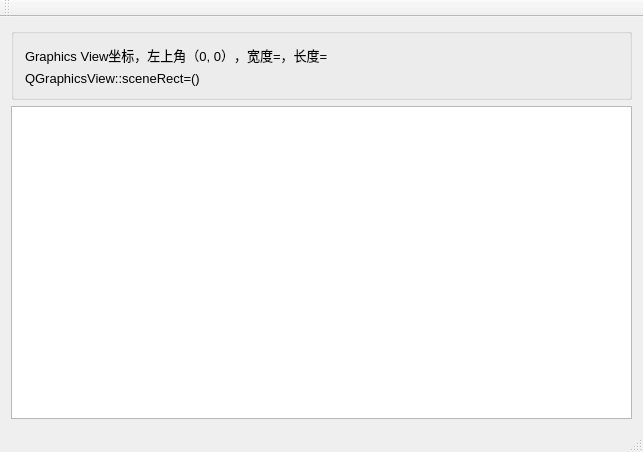
<?xml version="1.0" encoding="UTF-8"?>
<ui version="4.0">
 <class>MainWindow</class>
 <widget class="QMainWindow" name="MainWindow">
  <property name="geometry">
   <rect>
    <x>0</x>
    <y>0</y>
    <width>643</width>
    <height>452</height>
   </rect>
  </property>
  <property name="windowTitle">
   <string>MainWindow</string>
  </property>
  <widget class="QWidget" name="centralWidget">
   <layout class="QVBoxLayout" name="verticalLayout_2">
    <item>
     <widget class="QGroupBox" name="groupBox">
      <property name="title">
       <string/>
      </property>
      <layout class="QVBoxLayout" name="verticalLayout">
       <item>
        <widget class="QLabel" name="LabViewSize">
         <property name="font">
          <font>
           <pointsize>10</pointsize>
          </font>
         </property>
         <property name="text">
          <string>Graphics View坐标，左上角（0, 0），宽度=，长度=</string>
         </property>
        </widget>
       </item>
       <item>
        <widget class="QLabel" name="LabSceneRect">
         <property name="font">
          <font>
           <pointsize>10</pointsize>
          </font>
         </property>
         <property name="text">
          <string>QGraphicsView::sceneRect=()</string>
         </property>
        </widget>
       </item>
      </layout>
     </widget>
    </item>
    <item>
     <widget class="QWGraphicsView" name="View"/>
    </item>
   </layout>
  </widget>
  <widget class="QMenuBar" name="menuBar">
   <property name="geometry">
    <rect>
     <x>0</x>
     <y>0</y>
     <width>643</width>
     <height>26</height>
    </rect>
   </property>
  </widget>
  <widget class="QToolBar" name="mainToolBar">
   <attribute name="toolBarArea">
    <enum>TopToolBarArea</enum>
   </attribute>
   <attribute name="toolBarBreak">
    <bool>false</bool>
   </attribute>
  </widget>
  <widget class="QStatusBar" name="statusBar"/>
 </widget>
 <layoutdefault spacing="6" margin="11"/>
 <customwidgets>
  <customwidget>
   <class>QWGraphicsView</class>
   <extends>QGraphicsView</extends>
   <header location="global">qwgraphicsview.h</header>
  </customwidget>
 </customwidgets>
 <resources/>
 <connections/>
</ui>
